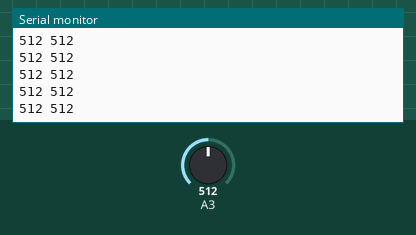
A sketch run on a simulated Arduino Uno, built with avr-gcc and run on an emulated ATmega328P. On the bench: the last lines printed to the serial monitor. The inputs (shaded band) are chosen by the test bench; at power-on: A3 = 512.

Above: at 1.2 s.
1.3 s: A3 set to 716
At 2.4 s:
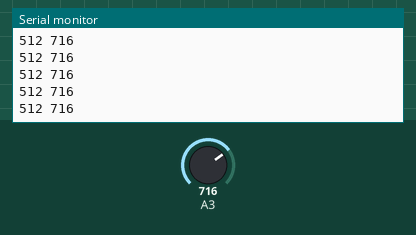
4.3 s: A3 set to 900
At 5.4 s:
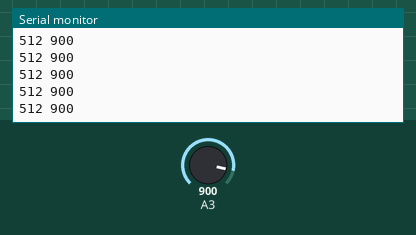
Timing chart, 0 to 7.3 s (numbered marks = the images above; inputs shaded):
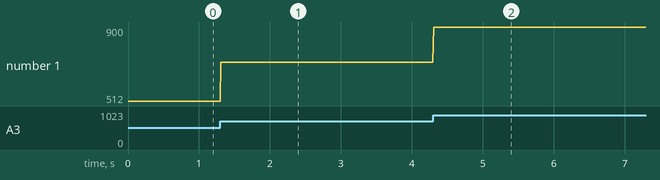

Measured:
- after the input at 1.3 s, the serial monitor: prints a new line at once (image 1)
- after the input at 4.3 s, the serial monitor: prints a new line at once (image 2)
- plotted number 1: 512 → 716 after the input at 1.3 s, 716 → 900 after the input at 4.3 s

The sketch:

ScaledLightSensor.ino
```cpp
typedef struct Sensor {
  unsigned int pin;
  int low;
  int high;
  Sensor(int);
} Sensor;

Sensor::Sensor(int pin_num) : pin(pin_num), low(-1), high(-1) {};

unsigned int clamp(int value, int low, int high) {
  return max(min(value, high), low);
}

void calibrate_sensor(Sensor *sensor) {
  unsigned int value = analogRead(sensor->pin);
  if(sensor->low == -1) sensor->low = value;
  if(sensor->high == -1) sensor->high = value;
  if(value > sensor->high) sensor->high = value;
  else if(value < sensor->low) sensor->low = value;
}

unsigned int read_sensor(Sensor *sensor) {
  int low = sensor->low == -1 ? 0 : sensor->low;
  int high = sensor->high == -1 ? 4096 : sensor->high;

  unsigned int value = analogRead(sensor->pin);
  return clamp(map(value, low, high, 0, 100), 0, 100);
}

void setup_sensor(Sensor *sensor) {
  pinMode(sensor->pin, INPUT);
}

Sensor sensor(33);

void setup() {
  Serial.begin(9600);
  setup_sensor(&sensor);
}

void loop() {
  if(millis() < 10000) {
    calibrate_sensor(&sensor);
    Serial.print(sensor.low);
    Serial.print(" ");
    Serial.println(sensor.high);
  } else {
    Serial.println(read_sensor(&sensor));
  }

  delay(10);
}
```
